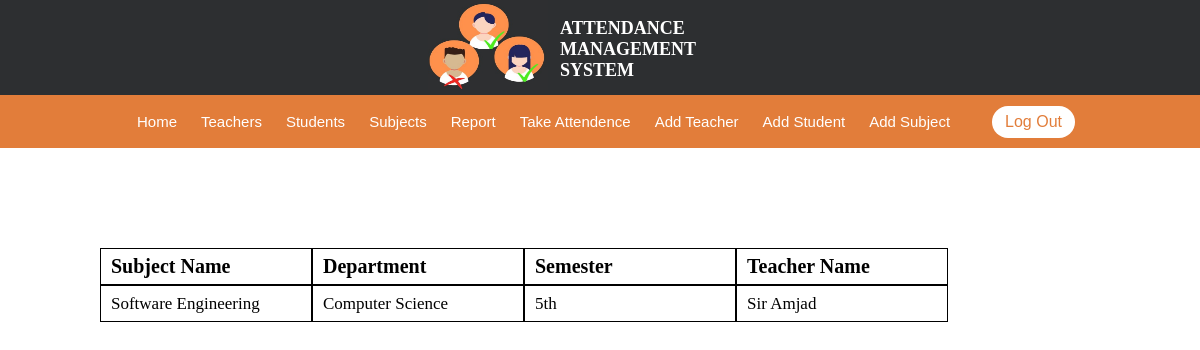
Page /subjects (signed in) on the committed database.
### attendance/models.py (models this page shows, shortened)
class subjects_detail(models.Model):
    semester_Choice = (
        ("1st","1st"),("2nd","2nd"),("3rd","3rd"),("4th","4th"),("5th","5th"),("6th","6th"),("7th","7th"),("8th","8th")
    )
    departments_Choice = (
        ("Computer Science","Computer Science" ),("Software Engineering","Software Engineering"),("Computer Engineering","Computer Engineering"),("Mechanical Engineering","Mechanical Engineering"),("Electrical Engineering","Electrical Engineering"),("Civil Engineering","Civil Engineering"),("Chemical Engineering","Chemical Engineering")
    )
    subject_name = models.CharField(max_length=50)
    department = models.CharField(max_length=80, choices=departments_Choice)
    semester = models.CharField(max_length=10, choices=semester_Choice)
    teacher_name = models.CharField(max_length=50)

### attendance/views.py (the view)
# urls.py: path("subjects", views.subject, name='subject'),
def subject(request):
    if request.user.is_anonymous:
        return redirect('/login')
    data = subjects_detail.objects.all()
    sub = {
    "subjects_info": data
    }
    return render(request, 'subject.html', sub)

### templates/Subject.html (shortened to what this page needs)
<!DOCTYPE html>
<html lang="en">
<head>
</head>
<body>
    <div class="top">
        <div class="logo">
         <img src="static/logo.jpg" alt="">
        </div>
        <div class="logotext">
            <h2>ATTENDANCE MANAGEMENT SYSTEM </h2>
        </div>
    </div>
    <nav id="navbar">
       <a href="home" class="navigation">Home</a>
        <a href="teachers" class="navigation">Teachers</a>
        <a href="students" class="navigation">Students</a>
        <a href="subjects" class="navigation">Subjects</a>
        <a href="reports" class="navigation">Report</a>
        <a href="takeattendance" class="navigation">Take Attendence</a>
        <a href="addteacher" class="navigation">Add Teacher</a>
        <a href="addstudent" class="navigation">Add Student</a>
        <a href="addsubject" class="navigation">Add Subject</a>
        <a href="logout"><button class="btn"> Log Out</button></a>
    </nav>
     <div class="content">
     <table CELLSPACING=0>
     <tr>
    <th class="table-heading">Subject Name</th>
    <th class="table-heading">Department</th>
    <th class="table-heading">Semester</th>
    <th class="table-heading">Teacher Name</th>
    </tr>
     </table>
    {% for subject in subjects_info %}
    <table CELLSPACING=0>
    <tr>
    <td class="row">
     {{subject.subject_name}}
    </td>
    <td class="row">
     {{subject.department}}
    </td>
    <td class="row">
     {{subject.semester}}
    </td>
    <td class="row">
     {{subject.teacher_name}}
    </td>
     </tr>
    </table>
    {% endfor %}
     </div>
</body>
</html>

### templates/Subject.html (style rules this page uses)
* { padding: 0px; margin: 0px; }
body { background-color: white; }
.top { display: flex; justify-content: center; align-content: center; margin: 0px; height: 105px; background-color:rgb(45, 47, 49); }
.logo img { width: 120px; height: 90px; }
.logotext { color: white; font-size: 12px; font-family: 'Playfair Display', serif; width: 200px; padding: 18px 12px; }
#navbar { padding: 10px 0px; background-color: rgb(226, 125, 58); display: flex; justify-content: center; align-content: center; align-items: center; width: 100vw; margin-top: -10px; }
.navigation { font-family: Arial, Helvetica, sans-serif; font-size: 15px; color: white; padding: 8px 12px; text-decoration: none; }
.btn { margin-left: 30px; padding: 7px 13px; font-size: 16px; font-family: Arial, Helvetica, sans-serif; background-color: white; color: rgb(226, 125, 58); border: 2px; border-radius: 20px; text-decoration: none; cursor: pointer; }
.row { width:200px; height:35px; font-size:17px; border:1px solid black; padding-left:10px; }
.table-heading { width:200px; height:35px; font-size:20px; text-align:left; border:1px solid black; padding-left:10px; }
.content { padding:100px 100px; }

### rows in the picture
subjects_detail: subject_name "Software Engineering", department "Computer Science", semester "5th", teacher_name "Sir Amjad"
